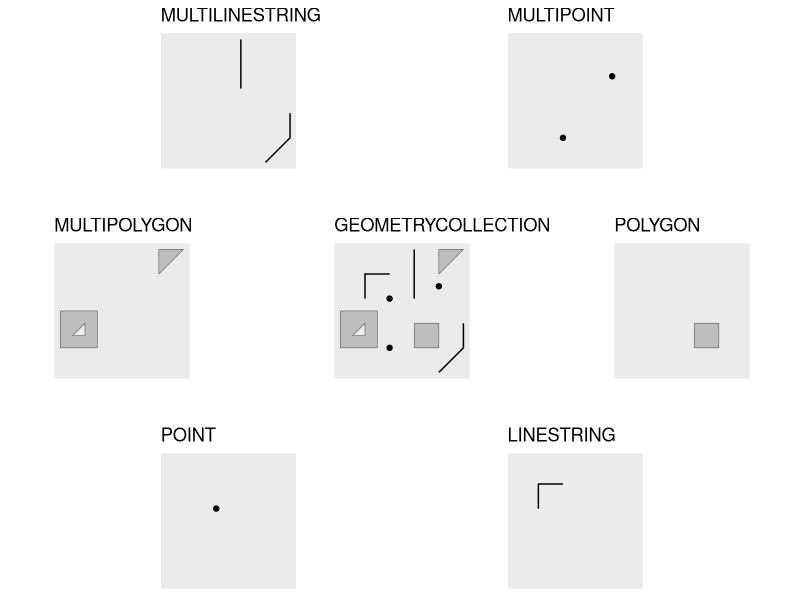

The R script that drew this image:
library(sf)
library(ggplot2)
library(lattice)
library(grid)
library(gridExtra)

## sfc objects creation ---------
point_sfc = st_sfc(st_point(c(1, 1)), crs = 4326)
linestring_sfc = st_sfc(st_linestring(rbind(c(0.8, 1), c(0.8, 1.2), c(1, 1.2))), crs = 4326)
polygon_sfc = st_sfc(st_polygon(list(rbind(c(1.2, 0.6), c(1.4, 0.6), c(1.4, 0.8), c(1.2, 0.8), c(1.2, 0.6)))), crs = 4326)
multipoint_sfc = st_sfc(st_multipoint(rbind(c(1, 0.6), c(1.4, 1.1))), crs = 4326)
multilinestring_sfc = st_sfc(st_multilinestring(list(rbind(c(1.2, 1), c(1.2, 1.4)),
                                                     rbind(c(1.4, 0.4), c(1.6, 0.6), c(1.6, 0.8)))), crs = 4326)
multipolygon_sfc = st_sfc(st_multipolygon(list(list(rbind(c(1.4, 1.2), c(1.6, 1.4), c(1.4, 1.4), c(1.4, 1.2))),
                                               st_polygon(list(rbind(c(0.6, 0.6), c(0.9, 0.6), c(0.9, 0.9), c(0.6, 0.9), c(0.6, 0.6)),
                                                    rbind(c(0.7, 0.7), c(0.8, 0.8), c(0.8, 0.7), c(0.7, 0.7)))))), 
                          crs = 4326)

## sf objects creation ---------
point_sf = st_sf(geometry = point_sfc)
linestring_sf = st_sf(geometry = linestring_sfc)
polygon_sf = st_sf(geometry = polygon_sfc)
multipoint_sf = st_sf(geometry = multipoint_sfc)
multilinestring_sf = st_sf(geometry = multilinestring_sfc)
multipolygon_sf = st_sf(geometry = multipolygon_sfc)
geometrycollection_sf = st_cast(c(point_sfc,
                                   linestring_sfc,
                                   polygon_sfc,
                                   multipoint_sfc,
                                   multilinestring_sfc,
                                   multipolygon_sfc), "GEOMETRYCOLLECTION")

## single plots ----------
p_point_sf = ggplot() + 
  geom_sf(data = point_sf) +
  labs(title = "POINT") + 
  coord_sf(xlim = c(0.6, 1.6), ylim = c(0.4, 1.4)) + 
  theme(line = element_blank(),
        axis.text=element_blank(),
        axis.title=element_blank())

p_linestring_sf = ggplot() +
  geom_sf(data = linestring_sf) + 
  labs(title = "LINESTRING") + 
  coord_sf(xlim = c(0.6, 1.6), ylim = c(0.4, 1.4)) + 
  theme(line = element_blank(),
        axis.text=element_blank(),
        axis.title=element_blank())

p_polygon_sf = ggplot() +
  geom_sf(data = polygon_sf, fill = "grey") + 
  labs(title = "POLYGON")  + 
  coord_sf(xlim = c(0.6, 1.6), ylim = c(0.4, 1.4)) + 
  theme(line = element_blank(),
        axis.text=element_blank(),
        axis.title=element_blank())

p_multipoint_sf = ggplot() + 
  geom_sf(data = multipoint_sf) +
  labs(title = "MULTIPOINT") + 
  coord_sf(xlim = c(0.6, 1.6), ylim = c(0.4, 1.4)) + 
  theme(line = element_blank(),
        axis.text=element_blank(),
        axis.title=element_blank())

p_multilinestring_sf = ggplot() +
  geom_sf(data = multilinestring_sf) +
  labs(title = "MULTILINESTRING") + 
  coord_sf(xlim = c(0.6, 1.6), ylim = c(0.4, 1.4)) + 
  theme(line = element_blank(),
        axis.text=element_blank(),
        axis.title=element_blank())

p_multipolygon_sf = ggplot() + 
  geom_sf(data = multipolygon_sf, fill = "grey") +
  labs(title = "MULTIPOLYGON")  + 
  coord_sf(xlim = c(0.6, 1.6), ylim = c(0.4, 1.4)) + 
  theme(line = element_blank(),
        axis.text=element_blank(),
        axis.title=element_blank())

p_geometrycollection_sf = ggplot() +
  geom_sf(data = point_sf) +
  geom_sf(data = linestring_sf) +
  geom_sf(data = polygon_sf, fill = "grey") +
  geom_sf(data = multipoint_sf) +
  geom_sf(data = multilinestring_sf) +
  geom_sf(data = multipolygon_sf, fill = "grey") +
  labs(title = "GEOMETRYCOLLECTION")  + 
  coord_sf(xlim = c(0.6, 1.6), ylim = c(0.4, 1.4)) + 
  theme(line = element_blank(),
        axis.text=element_blank(),
        axis.title=element_blank())

## combine plot ------------
# Empty grob for spacing
b = nullGrob() # per @baptiste's comment, use nullGrob() instead of rectGrob()

# grid.bezier with a few hard-coded settings
mygb = function(x,y) {
  grid.bezier(x=x, y=y, gp=gpar(fill="black"), 
              arrow=arrow(type="closed", length=unit(2,"mm")))
}

r1 = arrangeGrob(b, p_multilinestring_sf, b, p_multipoint_sf, b, layout_matrix = rbind(c(1, 2, 3, 4, 5)), widths = c(13.3, 30, 13.3, 30, 13.3))
r2 = arrangeGrob(b)
r3 = arrangeGrob(p_multipolygon_sf, b, p_geometrycollection_sf, b, p_polygon_sf, layout_matrix = rbind(c(1, 2, 3, 4, 5)), widths = c(30, 5, 30, 5, 30))
r4 = arrangeGrob(b)
r5 = arrangeGrob(b, p_point_sf, b, p_linestring_sf, b, layout_matrix = rbind(c(1, 2, 3, 4, 5)), widths = c(13.3, 30, 13.3, 30, 13.3))

grid.arrange(r1, r2, r3, r4, r5, ncol = 1, heights = c(30, 5, 30, 5, 30))

# Switch to viewport for first set of arrows
# vp = viewport(x = 0.5, y=.75, width=0.09, height=0.4)
# pushViewport(vp)
# 
# grid.rect(gp=gpar(fill="black", alpha=0.1)) # Use this to see where your viewport is located on the full graph layout
# 
# mygb(x=c(0,0.8,0.8,1), y=c(1,0.8,0.6,0.6))
